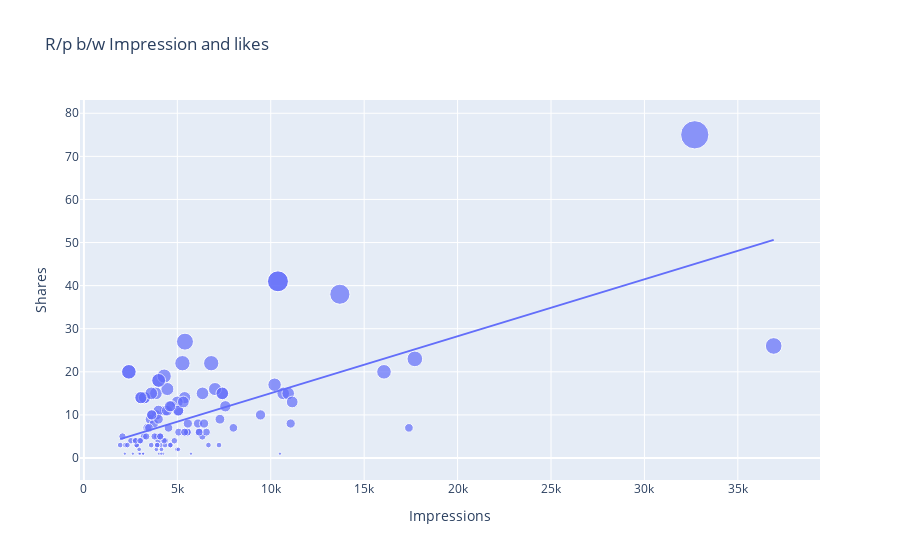

Notebook code for this chart:
### Code cell
fig = px.scatter(data_frame=instagram,x="Impressions",y="Shares",size="Shares",trendline="ols",title="R/p b/w Impression and likes")
fig.show()
